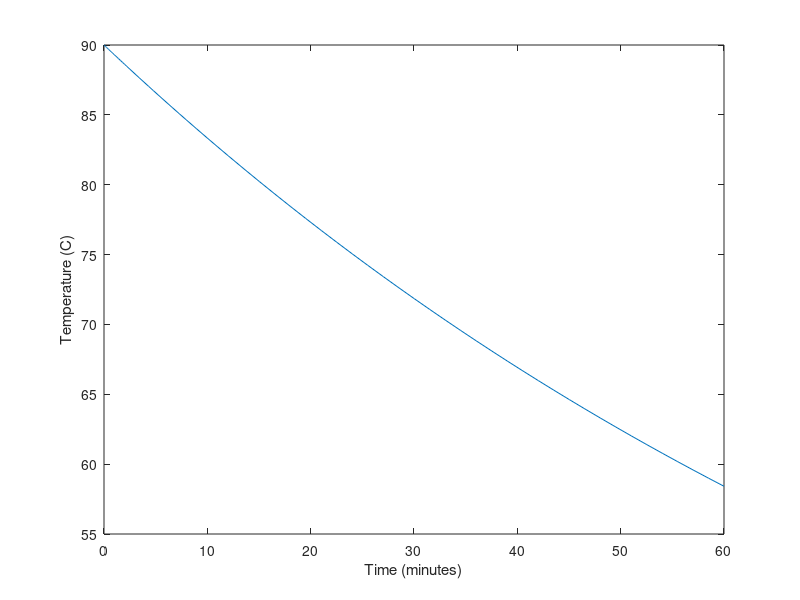

MATLAB code for this plot:
% Use ode45 to predict coffee temperature.

function res = coffee()
    t = 0;
    y0 = 90;
    r = rate_func(t, y0);

    [T, Y] = ode45(@rate_func, [0, 60], y0);
    plot(T, Y)
    xlabel('Time (minutes)')
    ylabel('Temperature (C)')
    saveas(gcf, '../../book/figs/coffee.eps', 'epsc')

    Y(end)
end

function res = rate_func(t, y)
    k = 0.01;
    e = 20;
    res = -k * (y - e);
end
